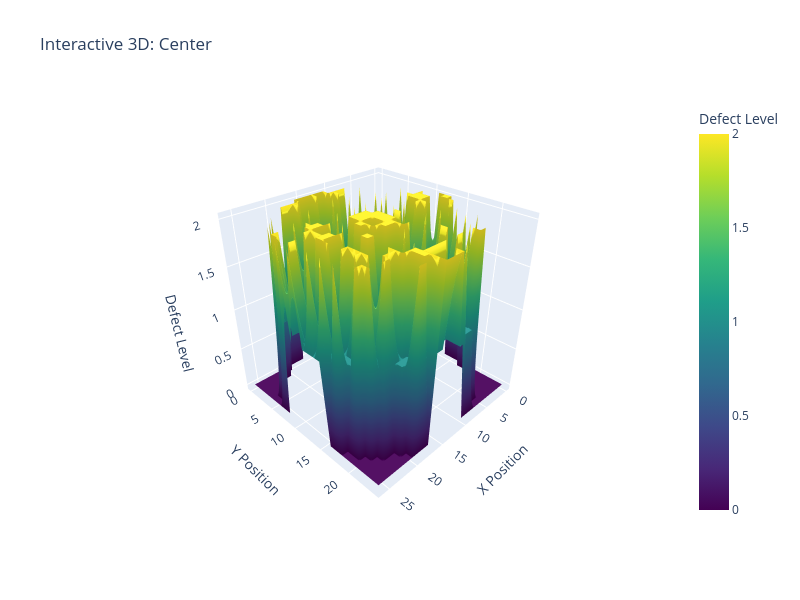
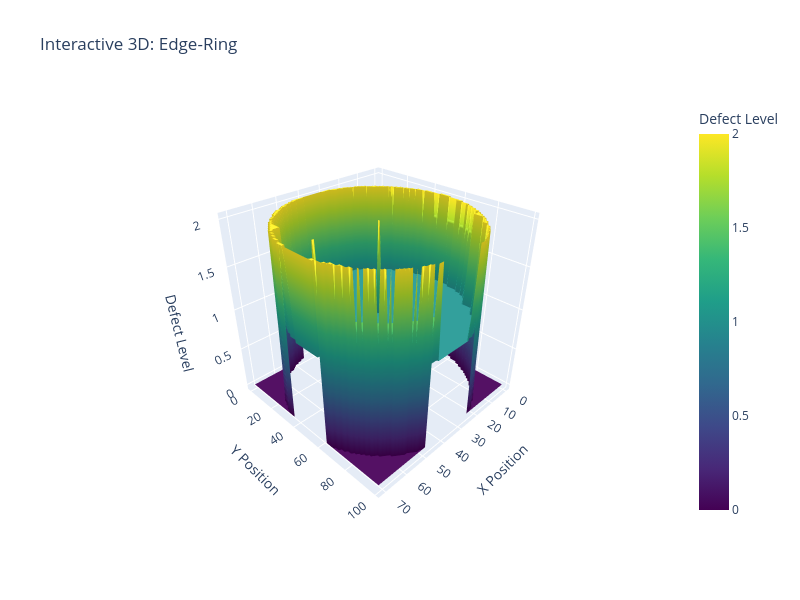
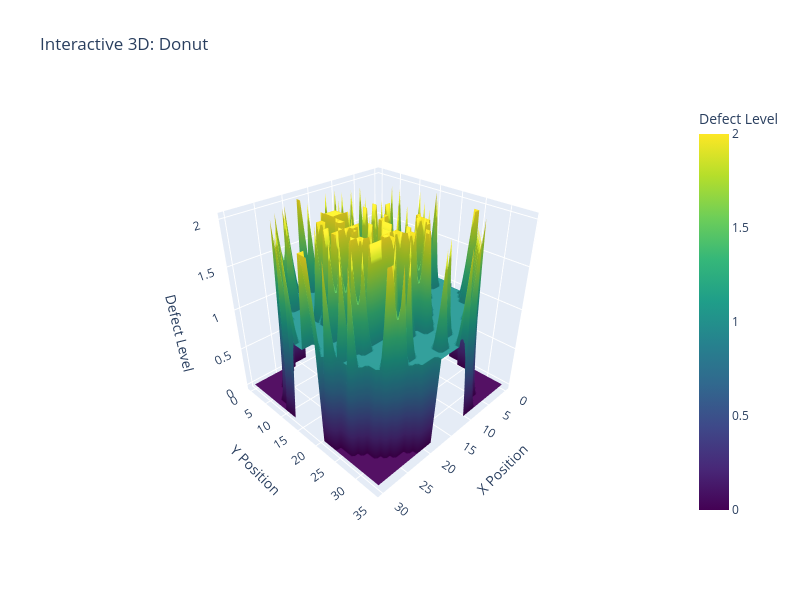
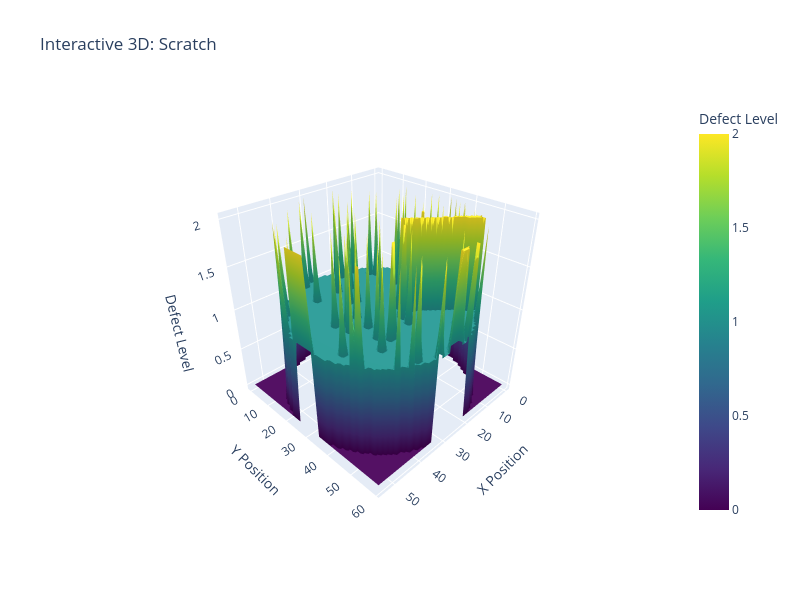

Notebook cell for these charts, in order:
### Code cell
sample_classes = ['Center', 'Edge-Ring', 'Donut', 'Scratch']

for class_name in sample_classes:
    class_df = df[df['failureType_clean'] == class_name]
    
    if len(class_df) > 0:
        sample_idx = np.random.randint(0, len(class_df))
        wafer_map = class_df.iloc[sample_idx]['waferMap']
        
        fig = create_interactive_3d_wafer(wafer_map, f"Interactive 3D: {class_name}")
        fig.write_html(f'../outputs/visualizations/interactive_3d_{class_name}.html')
        fig.show()

### Figure 1 — Plotly figure (JSON) as saved in the notebook; plotly's stock layout.template omitted (floating-point values rounded to 4 significant figures; data arrays with more than 128 entries replaced by an {"elided": "..."} marker saying what was removed)
{"data": [{"colorbar": {"title": {"text": "Defect Level"}}, "colorscale": [[0, "#440154"], [0.1111, "#482878"], [0.2222, "#3e4989"], [0.3333, "#31688e"], [0.4444, "#26828e"], [0.5556, "#1f9e89"], [0.6667, "#35b779"], [0.7778, "#6ece58"], [0.8889, "#b5de2b"], [1, "#fde725"]], "type": "surface", "z": {"elided": "25x27 int values"}}], "layout": {"height": 600, "scene": {"camera": {"eye": {"x": 1.5, "y": 1.5, "z": 1.3}}, "xaxis": {"title": {"text": "X Position"}}, "yaxis": {"title": {"text": "Y Position"}}, "zaxis": {"title": {"text": "Defect Level"}}}, "title": {"text": "Interactive 3D: Center"}, "width": 800}}

### Figure 2 — Plotly figure (JSON) as saved in the notebook; plotly's stock layout.template omitted (floating-point values rounded to 4 significant figures; data arrays with more than 128 entries replaced by an {"elided": "..."} marker saying what was removed)
{"data": [{"colorbar": {"title": {"text": "Defect Level"}}, "colorscale": [[0, "#440154"], [0.1111, "#482878"], [0.2222, "#3e4989"], [0.3333, "#31688e"], [0.4444, "#26828e"], [0.5556, "#1f9e89"], [0.6667, "#35b779"], [0.7778, "#6ece58"], [0.8889, "#b5de2b"], [1, "#fde725"]], "type": "surface", "z": {"elided": "100x72 int values"}}], "layout": {"height": 600, "scene": {"camera": {"eye": {"x": 1.5, "y": 1.5, "z": 1.3}}, "xaxis": {"title": {"text": "X Position"}}, "yaxis": {"title": {"text": "Y Position"}}, "zaxis": {"title": {"text": "Defect Level"}}}, "title": {"text": "Interactive 3D: Edge-Ring"}, "width": 800}}

### Figure 3 — Plotly figure (JSON) as saved in the notebook; plotly's stock layout.template omitted (floating-point values rounded to 4 significant figures; data arrays with more than 128 entries replaced by an {"elided": "..."} marker saying what was removed)
{"data": [{"colorbar": {"title": {"text": "Defect Level"}}, "colorscale": [[0, "#440154"], [0.1111, "#482878"], [0.2222, "#3e4989"], [0.3333, "#31688e"], [0.4444, "#26828e"], [0.5556, "#1f9e89"], [0.6667, "#35b779"], [0.7778, "#6ece58"], [0.8889, "#b5de2b"], [1, "#fde725"]], "type": "surface", "z": {"elided": "35x31 int values"}}], "layout": {"height": 600, "scene": {"camera": {"eye": {"x": 1.5, "y": 1.5, "z": 1.3}}, "xaxis": {"title": {"text": "X Position"}}, "yaxis": {"title": {"text": "Y Position"}}, "zaxis": {"title": {"text": "Defect Level"}}}, "title": {"text": "Interactive 3D: Donut"}, "width": 800}}

### Figure 4 — Plotly figure (JSON) as saved in the notebook; plotly's stock layout.template omitted (floating-point values rounded to 4 significant figures; data arrays with more than 128 entries replaced by an {"elided": "..."} marker saying what was removed)
{"data": [{"colorbar": {"title": {"text": "Defect Level"}}, "colorscale": [[0, "#440154"], [0.1111, "#482878"], [0.2222, "#3e4989"], [0.3333, "#31688e"], [0.4444, "#26828e"], [0.5556, "#1f9e89"], [0.6667, "#35b779"], [0.7778, "#6ece58"], [0.8889, "#b5de2b"], [1, "#fde725"]], "type": "surface", "z": {"elided": "60x55 int values"}}], "layout": {"height": 600, "scene": {"camera": {"eye": {"x": 1.5, "y": 1.5, "z": 1.3}}, "xaxis": {"title": {"text": "X Position"}}, "yaxis": {"title": {"text": "Y Position"}}, "zaxis": {"title": {"text": "Defect Level"}}}, "title": {"text": "Interactive 3D: Scratch"}, "width": 800}}
